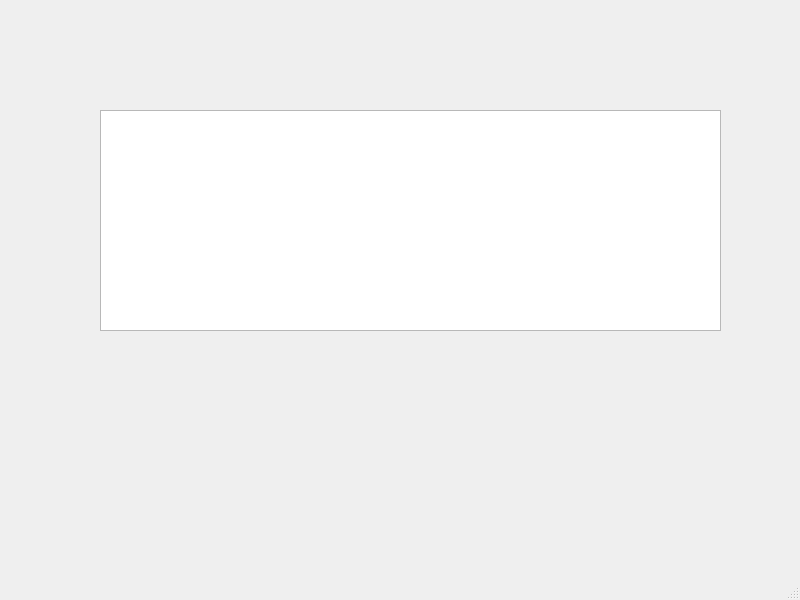
<?xml version="1.0" encoding="UTF-8"?>
<ui version="4.0">
 <class>jkMainWindow</class>
 <widget class="QMainWindow" name="jkMainWindow">
  <property name="geometry">
   <rect>
    <x>0</x>
    <y>0</y>
    <width>800</width>
    <height>600</height>
   </rect>
  </property>
  <property name="windowTitle">
   <string>MainWindow</string>
  </property>
  <widget class="QWidget" name="centralwidget">
   <widget class="QTableView" name="jktableView">
    <property name="geometry">
     <rect>
      <x>100</x>
      <y>110</y>
      <width>621</width>
      <height>221</height>
     </rect>
    </property>
   </widget>
  </widget>
  <widget class="QMenuBar" name="menubar">
   <property name="geometry">
    <rect>
     <x>0</x>
     <y>0</y>
     <width>800</width>
     <height>31</height>
    </rect>
   </property>
  </widget>
  <widget class="QStatusBar" name="statusbar"/>
 </widget>
 <resources/>
 <connections/>
</ui>
